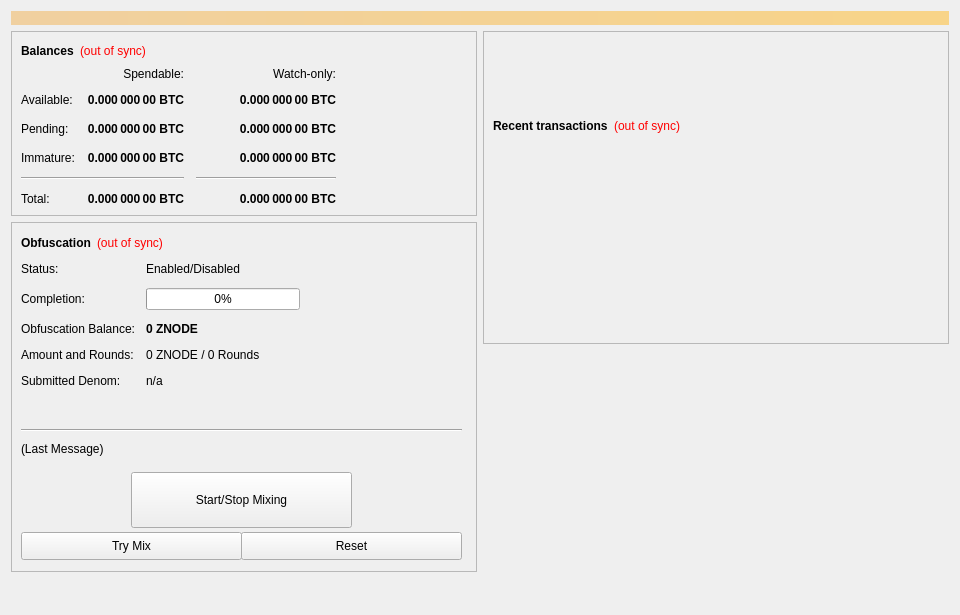
<?xml version="1.0" encoding="UTF-8"?>
<ui version="4.0">
 <class>OverviewPage</class>
 <widget class="QWidget" name="OverviewPage">
  <property name="geometry">
   <rect>
    <x>0</x>
    <y>0</y>
    <width>960</width>
    <height>615</height>
   </rect>
  </property>
  <property name="minimumSize">
   <size>
    <width>960</width>
    <height>0</height>
   </size>
  </property>
  <property name="windowTitle">
   <string>Form</string>
  </property>
  <layout class="QVBoxLayout" name="topLayout">
   <item>
    <widget class="QLabel" name="labelAlerts">
     <property name="visible">
      <bool>false</bool>
     </property>
     <property name="styleSheet">
      <string notr="true">background-color: qlineargradient(x1: 0, y1: 0, x2: 1, y2: 0, stop:0 #F0D0A0, stop:1 #F8D488); color:#000000;</string>
     </property>
     <property name="wordWrap">
      <bool>true</bool>
     </property>
     <property name="margin">
      <number>3</number>
     </property>
    </widget>
   </item>
   <item>
    <layout class="QHBoxLayout" name="horizontalLayout" stretch="1,1">
     <item>
      <layout class="QVBoxLayout" name="verticalLayout_2">
       <item>
        <widget class="QFrame" name="frame">
         <property name="frameShape">
          <enum>QFrame::StyledPanel</enum>
         </property>
         <property name="frameShadow">
          <enum>QFrame::Raised</enum>
         </property>
         <layout class="QVBoxLayout" name="verticalLayout_4">
          <item>
           <layout class="QHBoxLayout" name="horizontalLayout_4">
            <item>
             <widget class="QLabel" name="label_5">
              <property name="font">
               <font>
                <weight>75</weight>
                <bold>true</bold>
               </font>
              </property>
              <property name="text">
               <string>Balances</string>
              </property>
             </widget>
            </item>
            <item>
             <widget class="QLabel" name="labelWalletStatus">
              <property name="cursor">
               <cursorShape>WhatsThisCursor</cursorShape>
              </property>
              <property name="toolTip">
               <string>The displayed information may be out of date. Your wallet automatically synchronizes with the ZNODE network after a connection is established, but this process has not completed yet.</string>
              </property>
              <property name="styleSheet">
               <string notr="true">QLabel { color: red; }</string>
              </property>
              <property name="text">
               <string notr="true">(out of sync)</string>
              </property>
              <property name="alignment">
               <set>Qt::AlignLeading|Qt::AlignLeft|Qt::AlignVCenter</set>
              </property>
             </widget>
            </item>
            <item>
             <spacer name="horizontalSpacer_3">
              <property name="orientation">
               <enum>Qt::Horizontal</enum>
              </property>
              <property name="sizeHint" stdset="0">
               <size>
                <width>40</width>
                <height>20</height>
               </size>
              </property>
             </spacer>
            </item>
           </layout>
          </item>
          <item>
           <layout class="QGridLayout" name="gridLayout">
            <property name="spacing">
             <number>12</number>
            </property>
            <item row="2" column="2">
             <widget class="QLabel" name="labelWatchPending">
              <property name="font">
               <font>
                <weight>75</weight>
                <bold>true</bold>
               </font>
              </property>
              <property name="cursor">
               <cursorShape>IBeamCursor</cursorShape>
              </property>
              <property name="toolTip">
               <string>Unconfirmed transactions to watch-only addresses</string>
              </property>
              <property name="text">
               <string notr="true">0.000 000 00 BTC</string>
              </property>
              <property name="alignment">
               <set>Qt::AlignRight|Qt::AlignTrailing|Qt::AlignVCenter</set>
              </property>
              <property name="textInteractionFlags">
               <set>Qt::LinksAccessibleByMouse|Qt::TextSelectableByKeyboard|Qt::TextSelectableByMouse</set>
              </property>
             </widget>
            </item>
            <item row="2" column="1">
             <widget class="QLabel" name="labelUnconfirmed">
              <property name="font">
               <font>
                <weight>75</weight>
                <bold>true</bold>
               </font>
              </property>
              <property name="cursor">
               <cursorShape>IBeamCursor</cursorShape>
              </property>
              <property name="toolTip">
               <string>Total of transactions that have yet to be confirmed, and do not yet count toward the spendable balance</string>
              </property>
              <property name="text">
               <string notr="true">0.000 000 00 BTC</string>
              </property>
              <property name="alignment">
               <set>Qt::AlignRight|Qt::AlignTrailing|Qt::AlignVCenter</set>
              </property>
              <property name="textInteractionFlags">
               <set>Qt::LinksAccessibleByMouse|Qt::TextSelectableByKeyboard|Qt::TextSelectableByMouse</set>
              </property>
             </widget>
            </item>
            <item row="3" column="2">
             <widget class="QLabel" name="labelWatchImmature">
              <property name="font">
               <font>
                <weight>75</weight>
                <bold>true</bold>
               </font>
              </property>
              <property name="cursor">
               <cursorShape>IBeamCursor</cursorShape>
              </property>
              <property name="toolTip">
               <string>Staked or masternode rewards in watch-only addresses that has not yet matured</string>
              </property>
              <property name="text">
               <string notr="true">0.000 000 00 BTC</string>
              </property>
              <property name="alignment">
               <set>Qt::AlignRight|Qt::AlignTrailing|Qt::AlignVCenter</set>
              </property>
              <property name="textInteractionFlags">
               <set>Qt::LinksAccessibleByMouse|Qt::TextSelectableByKeyboard|Qt::TextSelectableByMouse</set>
              </property>
             </widget>
            </item>
            <item row="4" column="0" colspan="2">
             <widget class="Line" name="lineSpendableBalance">
              <property name="orientation">
               <enum>Qt::Horizontal</enum>
              </property>
             </widget>
            </item>
            <item row="4" column="2">
             <widget class="Line" name="lineWatchBalance">
              <property name="sizePolicy">
               <sizepolicy hsizetype="Preferred" vsizetype="Fixed">
                <horstretch>0</horstretch>
                <verstretch>0</verstretch>
               </sizepolicy>
              </property>
              <property name="minimumSize">
               <size>
                <width>140</width>
                <height>0</height>
               </size>
              </property>
              <property name="orientation">
               <enum>Qt::Horizontal</enum>
              </property>
             </widget>
            </item>
            <item row="5" column="0">
             <widget class="QLabel" name="labelTotalText">
              <property name="text">
               <string>Total:</string>
              </property>
             </widget>
            </item>
            <item row="3" column="1">
             <widget class="QLabel" name="labelImmature">
              <property name="font">
               <font>
                <weight>75</weight>
                <bold>true</bold>
               </font>
              </property>
              <property name="cursor">
               <cursorShape>IBeamCursor</cursorShape>
              </property>
              <property name="toolTip">
               <string>Staked or masternode rewards that has not yet matured</string>
              </property>
              <property name="text">
               <string notr="true">0.000 000 00 BTC</string>
              </property>
              <property name="alignment">
               <set>Qt::AlignRight|Qt::AlignTrailing|Qt::AlignVCenter</set>
              </property>
              <property name="textInteractionFlags">
               <set>Qt::LinksAccessibleByMouse|Qt::TextSelectableByKeyboard|Qt::TextSelectableByMouse</set>
              </property>
             </widget>
            </item>
            <item row="2" column="3">
             <spacer name="horizontalSpacer_2">
              <property name="orientation">
               <enum>Qt::Horizontal</enum>
              </property>
              <property name="sizeHint" stdset="0">
               <size>
                <width>40</width>
                <height>20</height>
               </size>
              </property>
             </spacer>
            </item>
            <item row="3" column="0">
             <widget class="QLabel" name="labelImmatureText">
              <property name="text">
               <string>Immature:</string>
              </property>
             </widget>
            </item>
            <item row="5" column="1">
             <widget class="QLabel" name="labelTotal">
              <property name="font">
               <font>
                <weight>75</weight>
                <bold>true</bold>
               </font>
              </property>
              <property name="cursor">
               <cursorShape>IBeamCursor</cursorShape>
              </property>
              <property name="toolTip">
               <string>Your current total balance</string>
              </property>
              <property name="text">
               <string notr="true">0.000 000 00 BTC</string>
              </property>
              <property name="alignment">
               <set>Qt::AlignRight|Qt::AlignTrailing|Qt::AlignVCenter</set>
              </property>
              <property name="textInteractionFlags">
               <set>Qt::LinksAccessibleByMouse|Qt::TextSelectableByKeyboard|Qt::TextSelectableByMouse</set>
              </property>
             </widget>
            </item>
            <item row="5" column="2">
             <widget class="QLabel" name="labelWatchTotal">
              <property name="font">
               <font>
                <weight>75</weight>
                <bold>true</bold>
               </font>
              </property>
              <property name="cursor">
               <cursorShape>IBeamCursor</cursorShape>
              </property>
              <property name="toolTip">
               <string>Current total balance in watch-only addresses</string>
              </property>
              <property name="text">
               <string notr="true">0.000 000 00 BTC</string>
              </property>
              <property name="alignment">
               <set>Qt::AlignRight|Qt::AlignTrailing|Qt::AlignVCenter</set>
              </property>
              <property name="textInteractionFlags">
               <set>Qt::LinksAccessibleByMouse|Qt::TextSelectableByKeyboard|Qt::TextSelectableByMouse</set>
              </property>
             </widget>
            </item>
            <item row="0" column="2">
             <widget class="QLabel" name="labelWatchonly">
              <property name="text">
               <string>Watch-only:</string>
              </property>
              <property name="alignment">
               <set>Qt::AlignRight|Qt::AlignTrailing|Qt::AlignVCenter</set>
              </property>
             </widget>
            </item>
            <item row="1" column="0">
             <widget class="QLabel" name="labelBalanceText">
              <property name="text">
               <string>Available:</string>
              </property>
             </widget>
            </item>
            <item row="1" column="1">
             <widget class="QLabel" name="labelBalance">
              <property name="font">
               <font>
                <weight>75</weight>
                <bold>true</bold>
               </font>
              </property>
              <property name="cursor">
               <cursorShape>IBeamCursor</cursorShape>
              </property>
              <property name="toolTip">
               <string>Your current spendable balance</string>
              </property>
              <property name="text">
               <string notr="true">0.000 000 00 BTC</string>
              </property>
              <property name="alignment">
               <set>Qt::AlignRight|Qt::AlignTrailing|Qt::AlignVCenter</set>
              </property>
              <property name="textInteractionFlags">
               <set>Qt::LinksAccessibleByMouse|Qt::TextSelectableByKeyboard|Qt::TextSelectableByMouse</set>
              </property>
             </widget>
            </item>
            <item row="1" column="2">
             <widget class="QLabel" name="labelWatchAvailable">
              <property name="font">
               <font>
                <weight>75</weight>
                <bold>true</bold>
               </font>
              </property>
              <property name="cursor">
               <cursorShape>IBeamCursor</cursorShape>
              </property>
              <property name="toolTip">
               <string>Your current balance in watch-only addresses</string>
              </property>
              <property name="text">
               <string notr="true">0.000 000 00 BTC</string>
              </property>
              <property name="alignment">
               <set>Qt::AlignRight|Qt::AlignTrailing|Qt::AlignVCenter</set>
              </property>
              <property name="textInteractionFlags">
               <set>Qt::LinksAccessibleByMouse|Qt::TextSelectableByKeyboard|Qt::TextSelectableByMouse</set>
              </property>
             </widget>
            </item>
            <item row="2" column="0">
             <widget class="QLabel" name="labelPendingText">
              <property name="text">
               <string>Pending:</string>
              </property>
             </widget>
            </item>
            <item row="0" column="1">
             <widget class="QLabel" name="labelSpendable">
              <property name="text">
               <string>Spendable:</string>
              </property>
              <property name="alignment">
               <set>Qt::AlignRight|Qt::AlignTrailing|Qt::AlignVCenter</set>
              </property>
             </widget>
            </item>
           </layout>
          </item>
         </layout>
        </widget>
       </item>
       <item>
        <widget class="QFrame" name="frameObfuscation">
         <property name="minimumSize">
          <size>
           <width>0</width>
           <height>350</height>
          </size>
         </property>
         <property name="layoutDirection">
          <enum>Qt::LeftToRight</enum>
         </property>
         <property name="frameShape">
          <enum>QFrame::StyledPanel</enum>
         </property>
         <property name="frameShadow">
          <enum>QFrame::Raised</enum>
         </property>
         <widget class="QWidget" name="formLayoutWidget">
          <property name="geometry">
           <rect>
            <x>10</x>
            <y>40</y>
            <width>451</width>
            <height>161</height>
           </rect>
          </property>
          <layout class="QFormLayout" name="formLayout">
           <property name="fieldGrowthPolicy">
            <enum>QFormLayout::AllNonFixedFieldsGrow</enum>
           </property>
           <property name="horizontalSpacing">
            <number>11</number>
           </property>
           <property name="verticalSpacing">
            <number>12</number>
           </property>
           <item row="0" column="0">
            <widget class="QLabel" name="label_6">
             <property name="text">
              <string>Status:</string>
             </property>
            </widget>
           </item>
           <item row="1" column="0">
            <widget class="QLabel" name="label_7">
             <property name="text">
              <string>Completion:</string>
             </property>
            </widget>
           </item>
           <item row="1" column="1">
            <widget class="QProgressBar" name="obfuscationProgress">
             <property name="maximumSize">
              <size>
               <width>154</width>
               <height>16777215</height>
              </size>
             </property>
             <property name="value">
              <number>0</number>
             </property>
            </widget>
           </item>
           <item row="2" column="0">
            <widget class="QLabel" name="labelAnonymizedText">
             <property name="text">
              <string>Obfuscation Balance:</string>
             </property>
            </widget>
           </item>
           <item row="2" column="1">
            <widget class="QLabel" name="labelAnonymized">
             <property name="font">
              <font>
               <weight>75</weight>
               <bold>true</bold>
              </font>
             </property>
             <property name="text">
              <string notr="true">0 ZNODE</string>
             </property>
            </widget>
           </item>
           <item row="3" column="0">
            <widget class="QLabel" name="label_8">
             <property name="text">
              <string>Amount and Rounds:</string>
             </property>
            </widget>
           </item>
           <item row="3" column="1">
            <widget class="QLabel" name="labelAmountRounds">
             <property name="text">
              <string>0 ZNODE / 0 Rounds</string>
             </property>
            </widget>
           </item>
           <item row="4" column="0">
            <widget class="QLabel" name="label_9">
             <property name="text">
              <string>Submitted Denom:</string>
             </property>
            </widget>
           </item>
           <item row="4" column="1">
            <widget class="QLabel" name="labelSubmittedDenom">
             <property name="toolTip">
              <string>The denominations you submitted to the Masternode.&lt;br&gt;To mix, other users must submit the exact same denominations.</string>
             </property>
             <property name="text">
              <string>n/a</string>
             </property>
            </widget>
           </item>
           <item row="0" column="1">
            <widget class="QLabel" name="obfuscationEnabled">
             <property name="text">
              <string>Enabled/Disabled</string>
             </property>
            </widget>
           </item>
          </layout>
         </widget>
         <widget class="QPushButton" name="runAutoDenom">
          <property name="geometry">
           <rect>
            <x>251</x>
            <y>17</y>
            <width>1</width>
            <height>1</height>
           </rect>
          </property>
          <property name="palette">
           <palette>
            <active>
             <colorrole role="WindowText">
              <brush brushstyle="SolidPattern">
               <color alpha="255">
                <red>0</red>
                <green>0</green>
                <blue>0</blue>
               </color>
              </brush>
             </colorrole>
             <colorrole role="Button">
              <brush brushstyle="SolidPattern">
               <color alpha="255">
                <red>239</red>
                <green>238</green>
                <blue>238</blue>
               </color>
              </brush>
             </colorrole>
             <colorrole role="Light">
              <brush brushstyle="SolidPattern">
               <color alpha="255">
                <red>255</red>
                <green>255</green>
                <blue>255</blue>
               </color>
              </brush>
             </colorrole>
             <colorrole role="Midlight">
              <brush brushstyle="SolidPattern">
               <color alpha="255">
                <red>247</red>
                <green>246</green>
                <blue>246</blue>
               </color>
              </brush>
             </colorrole>
             <colorrole role="Dark">
              <brush brushstyle="SolidPattern">
               <color alpha="255">
                <red>119</red>
                <green>119</green>
                <blue>119</blue>
               </color>
              </brush>
             </colorrole>
             <colorrole role="Mid">
              <brush brushstyle="SolidPattern">
               <color alpha="255">
                <red>159</red>
                <green>159</green>
                <blue>159</blue>
               </color>
              </brush>
             </colorrole>
             <colorrole role="Text">
              <brush brushstyle="SolidPattern">
               <color alpha="255">
                <red>0</red>
                <green>0</green>
                <blue>0</blue>
               </color>
              </brush>
             </colorrole>
             <colorrole role="BrightText">
              <brush brushstyle="SolidPattern">
               <color alpha="255">
                <red>255</red>
                <green>255</green>
                <blue>255</blue>
               </color>
              </brush>
             </colorrole>
             <colorrole role="ButtonText">
              <brush brushstyle="SolidPattern">
               <color alpha="255">
                <red>0</red>
                <green>0</green>
                <blue>0</blue>
               </color>
              </brush>
             </colorrole>
             <colorrole role="Base">
              <brush brushstyle="SolidPattern">
               <color alpha="255">
                <red>255</red>
                <green>255</green>
                <blue>255</blue>
               </color>
              </brush>
             </colorrole>
             <colorrole role="Window">
              <brush brushstyle="SolidPattern">
               <color alpha="255">
                <red>239</red>
                <green>238</green>
                <blue>238</blue>
               </color>
              </brush>
             </colorrole>
             <colorrole role="Shadow">
              <brush brushstyle="SolidPattern">
               <color alpha="255">
                <red>0</red>
                <green>0</green>
                <blue>0</blue>
               </color>
              </brush>
             </colorrole>
             <colorrole role="AlternateBase">
              <brush brushstyle="SolidPattern">
               <color alpha="255">
                <red>247</red>
                <green>246</green>
                <blue>246</blue>
               </color>
              </brush>
             </colorrole>
             <colorrole role="ToolTipBase">
              <brush brushstyle="SolidPattern">
               <color alpha="255">
                <red>255</red>
                <green>255</green>
                <blue>220</blue>
               </color>
              </brush>
             </colorrole>
             <colorrole role="ToolTipText">
              <brush brushstyle="SolidPattern">
               <color alpha="255">
                <red>0</red>
                <green>0</green>
                <blue>0</blue>
               </color>
              </brush>
             </colorrole>
            </active>
            <inactive>
             <colorrole role="WindowText">
              <brush brushstyle="SolidPattern">
               <color alpha="255">
                <red>0</red>
                <green>0</green>
                <blue>0</blue>
               </color>
              </brush>
             </colorrole>
             <colorrole role="Button">
              <brush brushstyle="SolidPattern">
               <color alpha="255">
                <red>239</red>
                <green>238</green>
                <blue>238</blue>
               </color>
              </brush>
             </colorrole>
             <colorrole role="Light">
              <brush brushstyle="SolidPattern">
               <color alpha="255">
                <red>255</red>
                <green>255</green>
                <blue>255</blue>
               </color>
              </brush>
             </colorrole>
             <colorrole role="Midlight">
              <brush brushstyle="SolidPattern">
               <color alpha="255">
                <red>247</red>
                <green>246</green>
                <blue>246</blue>
               </color>
              </brush>
             </colorrole>
             <colorrole role="Dark">
              <brush brushstyle="SolidPattern">
               <color alpha="255">
                <red>119</red>
                <green>119</green>
                <blue>119</blue>
               </color>
              </brush>
             </colorrole>
             <colorrole role="Mid">
              <brush brushstyle="SolidPattern">
               <color alpha="255">
                <red>159</red>
                <green>159</green>
                <blue>159</blue>
               </color>
              </brush>
             </colorrole>
             <colorrole role="Text">
              <brush brushstyle="SolidPattern">
               <color alpha="255">
                <red>0</red>
                <green>0</green>
                <blue>0</blue>
               </color>
              </brush>
             </colorrole>
             <colorrole role="BrightText">
              <brush brushstyle="SolidPattern">
               <color alpha="255">
                <red>255</red>
                <green>255</green>
                <blue>255</blue>
               </color>
              </brush>
             </colorrole>
             <colorrole role="ButtonText">
              <brush brushstyle="SolidPattern">
               <color alpha="255">
                <red>0</red>
                <green>0</green>
                <blue>0</blue>
               </color>
              </brush>
             </colorrole>
             <colorrole role="Base">
              <brush brushstyle="SolidPattern">
               <color alpha="255">
                <red>255</red>
                <green>255</green>
                <blue>255</blue>
               </color>
              </brush>
             </colorrole>
             <colorrole role="Window">
              <brush brushstyle="SolidPattern">
               <color alpha="255">
                <red>239</red>
                <green>238</green>
                <blue>238</blue>
               </color>
              </brush>
             </colorrole>
             <colorrole role="Shadow">
              <brush brushstyle="SolidPattern">
               <color alpha="255">
                <red>0</red>
                <green>0</green>
                <blue>0</blue>
               </color>
              </brush>
             </colorrole>
             <colorrole role="AlternateBase">
              <brush brushstyle="SolidPattern">
               <color alpha="255">
                <red>247</red>
                <green>246</green>
                <blue>246</blue>
               </color>
              </brush>
             </colorrole>
             <colorrole role="ToolTipBase">
              <brush brushstyle="SolidPattern">
               <color alpha="255">
                <red>255</red>
                <green>255</green>
                <blue>220</blue>
               </color>
              </brush>
             </colorrole>
             <colorrole role="ToolTipText">
              <brush brushstyle="SolidPattern">
               <color alpha="255">
                <red>0</red>
                <green>0</green>
                <blue>0</blue>
               </color>
              </brush>
             </colorrole>
            </inactive>
            <disabled>
             <colorrole role="WindowText">
              <brush brushstyle="SolidPattern">
               <color alpha="255">
                <red>119</red>
                <green>119</green>
                <blue>119</blue>
               </color>
              </brush>
             </colorrole>
             <colorrole role="Button">
              <brush brushstyle="SolidPattern">
               <color alpha="255">
                <red>239</red>
                <green>238</green>
                <blue>238</blue>
               </color>
              </brush>
             </colorrole>
             <colorrole role="Light">
              <brush brushstyle="SolidPattern">
               <color alpha="255">
                <red>255</red>
                <green>255</green>
                <blue>255</blue>
               </color>
              </brush>
             </colorrole>
             <colorrole role="Midlight">
              <brush brushstyle="SolidPattern">
               <color alpha="255">
                <red>247</red>
                <green>246</green>
                <blue>246</blue>
               </color>
              </brush>
             </colorrole>
             <colorrole role="Dark">
              <brush brushstyle="SolidPattern">
               <color alpha="255">
                <red>119</red>
                <green>119</green>
                <blue>119</blue>
               </color>
              </brush>
             </colorrole>
             <colorrole role="Mid">
              <brush brushstyle="SolidPattern">
               <color alpha="255">
                <red>159</red>
                <green>159</green>
                <blue>159</blue>
               </color>
              </brush>
             </colorrole>
             <colorrole role="Text">
              <brush brushstyle="SolidPattern">
               <color alpha="255">
                <red>119</red>
                <green>119</green>
                <blue>119</blue>
               </color>
              </brush>
             </colorrole>
             <colorrole role="BrightText">
              <brush brushstyle="SolidPattern">
               <color alpha="255">
                <red>255</red>
                <green>255</green>
                <blue>255</blue>
               </color>
              </brush>
             </colorrole>
             <colorrole role="ButtonText">
              <brush brushstyle="SolidPattern">
               <color alpha="255">
                <red>119</red>
                <green>119</green>
                <blue>119</blue>
               </color>
              </brush>
             </colorrole>
             <colorrole role="Base">
              <brush brushstyle="SolidPattern">
               <color alpha="255">
                <red>239</red>
                <green>238</green>
                <blue>238</blue>
               </color>
              </brush>
             </colorrole>
             <colorrole role="Window">
              <brush brushstyle="SolidPattern">
               <color alpha="255">
                <red>239</red>
                <green>238</green>
                <blue>238</blue>
               </color>
              </brush>
             </colorrole>
             <colorrole role="Shadow">
              <brush brushstyle="SolidPattern">
               <color alpha="255">
                <red>0</red>
                <green>0</green>
                <blue>0</blue>
               </color>
              </brush>
             </colorrole>
             <colorrole role="AlternateBase">
              <brush brushstyle="SolidPattern">
               <color alpha="255">
                <red>239</red>
                <green>238</green>
                <blue>238</blue>
               </color>
              </brush>
             </colorrole>
             <colorrole role="ToolTipBase">
              <brush brushstyle="SolidPattern">
               <color alpha="255">
                <red>255</red>
                <green>255</green>
                <blue>220</blue>
               </color>
              </brush>
             </colorrole>
             <colorrole role="ToolTipText">
              <brush brushstyle="SolidPattern">
               <color alpha="255">
                <red>0</red>
                <green>0</green>
                <blue>0</blue>
               </color>
              </brush>
             </colorrole>
            </disabled>
           </palette>
          </property>
          <property name="focusPolicy">
           <enum>Qt::NoFocus</enum>
          </property>
          <property name="autoFillBackground">
           <bool>true</bool>
          </property>
          <property name="text">
           <string/>
          </property>
          <property name="flat">
           <bool>true</bool>
          </property>
         </widget>
         <widget class="QPushButton" name="toggleObfuscation">
          <property name="geometry">
           <rect>
            <x>120</x>
            <y>250</y>
            <width>221</width>
            <height>56</height>
           </rect>
          </property>
          <property name="sizePolicy">
           <sizepolicy hsizetype="MinimumExpanding" vsizetype="Fixed">
            <horstretch>0</horstretch>
            <verstretch>0</verstretch>
           </sizepolicy>
          </property>
          <property name="text">
           <string>Start/Stop Mixing</string>
          </property>
         </widget>
         <widget class="Line" name="lineLastMessage">
          <property name="geometry">
           <rect>
            <x>10</x>
            <y>200</y>
            <width>441</width>
            <height>16</height>
           </rect>
          </property>
          <property name="orientation">
           <enum>Qt::Horizontal</enum>
          </property>
         </widget>
         <widget class="QLabel" name="obfuscationStatus">
          <property name="geometry">
           <rect>
            <x>10</x>
            <y>220</y>
            <width>451</width>
            <height>61</height>
           </rect>
          </property>
          <property name="minimumSize">
           <size>
            <width>288</width>
            <height>43</height>
           </size>
          </property>
          <property name="text">
           <string>(Last Message)</string>
          </property>
          <property name="alignment">
           <set>Qt::AlignLeading|Qt::AlignLeft|Qt::AlignTop</set>
          </property>
          <property name="wordWrap">
           <bool>true</bool>
          </property>
         </widget>
         <widget class="QPushButton" name="obfuscationAuto">
          <property name="geometry">
           <rect>
            <x>10</x>
            <y>310</y>
            <width>221</width>
            <height>28</height>
           </rect>
          </property>
          <property name="sizePolicy">
           <sizepolicy hsizetype="MinimumExpanding" vsizetype="Fixed">
            <horstretch>0</horstretch>
            <verstretch>0</verstretch>
           </sizepolicy>
          </property>
          <property name="toolTip">
           <string>Try to manually submit a Obfuscation request.</string>
          </property>
          <property name="text">
           <string>Try Mix</string>
          </property>
         </widget>
         <widget class="QPushButton" name="obfuscationReset">
          <property name="geometry">
           <rect>
            <x>230</x>
            <y>310</y>
            <width>221</width>
            <height>28</height>
           </rect>
          </property>
          <property name="sizePolicy">
           <sizepolicy hsizetype="MinimumExpanding" vsizetype="Fixed">
            <horstretch>0</horstretch>
            <verstretch>0</verstretch>
           </sizepolicy>
          </property>
          <property name="toolTip">
           <string>Reset the current status of Obfuscation (can interrupt Obfuscation if it's in the process of Mixing, which can cost you money!)</string>
          </property>
          <property name="autoFillBackground">
           <bool>false</bool>
          </property>
          <property name="text">
           <string>Reset</string>
          </property>
         </widget>
         <widget class="QWidget" name="layoutWidget">
          <property name="geometry">
           <rect>
            <x>10</x>
            <y>10</y>
            <width>431</width>
            <height>22</height>
           </rect>
          </property>
          <layout class="QHBoxLayout" name="horizontalLayout_5">
           <item>
            <widget class="QLabel" name="label_2">
             <property name="font">
              <font>
               <weight>75</weight>
               <bold>true</bold>
              </font>
             </property>
             <property name="text">
              <string>Obfuscation</string>
             </property>
            </widget>
           </item>
           <item>
            <widget class="QLabel" name="labelObfuscationSyncStatus">
             <property name="toolTip">
              <string>The displayed information may be out of date. Your wallet automatically synchronizes with the ZNODE network after a connection is established, but this process has not completed yet.</string>
             </property>
             <property name="styleSheet">
              <string notr="true">QLabel { color: red; }</string>
             </property>
             <property name="text">
              <string notr="true">(out of sync)</string>
             </property>
             <property name="alignment">
              <set>Qt::AlignLeading|Qt::AlignLeft|Qt::AlignVCenter</set>
             </property>
            </widget>
           </item>
           <item>
            <spacer name="horizontalSpacer_4">
             <property name="orientation">
              <enum>Qt::Horizontal</enum>
             </property>
             <property name="sizeHint" stdset="0">
              <size>
               <width>40</width>
               <height>20</height>
              </size>
             </property>
            </spacer>
           </item>
          </layout>
         </widget>
        </widget>
       </item>
       <item>
        <spacer name="verticalSpacer">
         <property name="orientation">
          <enum>Qt::Vertical</enum>
         </property>
         <property name="sizeHint" stdset="0">
          <size>
           <width>20</width>
           <height>40</height>
          </size>
         </property>
        </spacer>
       </item>
      </layout>
     </item>
     <item>
      <layout class="QVBoxLayout" name="verticalLayout_3">
       <item>
        <widget class="QFrame" name="frame_2">
         <property name="frameShape">
          <enum>QFrame::StyledPanel</enum>
         </property>
         <property name="frameShadow">
          <enum>QFrame::Raised</enum>
         </property>
         <layout class="QVBoxLayout" name="verticalLayout">
          <item>
           <spacer name="verticalSpacer_3">
            <property name="orientation">
             <enum>Qt::Vertical</enum>
            </property>
            <property name="sizeType">
             <enum>QSizePolicy::Fixed</enum>
            </property>
            <property name="sizeHint" stdset="0">
             <size>
              <width>20</width>
              <height>75</height>
             </size>
            </property>
           </spacer>
          </item>
          <item>
           <layout class="QHBoxLayout" name="horizontalLayout_2">
            <item>
             <widget class="QLabel" name="label_4">
              <property name="font">
               <font>
                <weight>75</weight>
                <bold>true</bold>
               </font>
              </property>
              <property name="text">
               <string>Recent transactions</string>
              </property>
             </widget>
            </item>
            <item>
             <widget class="QLabel" name="labelTransactionsStatus">
              <property name="cursor">
               <cursorShape>WhatsThisCursor</cursorShape>
              </property>
              <property name="toolTip">
               <string>The displayed information may be out of date. Your wallet automatically synchronizes with the ZNODE network after a connection is established, but this process has not completed yet.</string>
              </property>
              <property name="styleSheet">
               <string notr="true">QLabel { color: red; }</string>
              </property>
              <property name="text">
               <string notr="true">(out of sync)</string>
              </property>
              <property name="alignment">
               <set>Qt::AlignRight|Qt::AlignTrailing|Qt::AlignVCenter</set>
              </property>
             </widget>
            </item>
            <item>
             <spacer name="horizontalSpacer">
              <property name="orientation">
               <enum>Qt::Horizontal</enum>
              </property>
              <property name="sizeHint" stdset="0">
               <size>
                <width>40</width>
                <height>20</height>
               </size>
              </property>
             </spacer>
            </item>
           </layout>
          </item>
          <item>
           <widget class="QListView" name="listTransactions">
            <property name="styleSheet">
             <string notr="true">QListView { background: transparent; }</string>
            </property>
            <property name="frameShape">
             <enum>QFrame::NoFrame</enum>
            </property>
            <property name="verticalScrollBarPolicy">
             <enum>Qt::ScrollBarAlwaysOff</enum>
            </property>
            <property name="horizontalScrollBarPolicy">
             <enum>Qt::ScrollBarAlwaysOff</enum>
            </property>
            <property name="selectionMode">
             <enum>QAbstractItemView::NoSelection</enum>
            </property>
           </widget>
          </item>
         </layout>
        </widget>
       </item>
       <item>
        <spacer name="verticalSpacer_2">
         <property name="orientation">
          <enum>Qt::Vertical</enum>
         </property>
         <property name="sizeType">
          <enum>QSizePolicy::Expanding</enum>
         </property>
         <property name="sizeHint" stdset="0">
          <size>
           <width>20</width>
           <height>40</height>
          </size>
         </property>
        </spacer>
       </item>
      </layout>
     </item>
    </layout>
   </item>
  </layout>
 </widget>
 <resources/>
 <connections/>
</ui>
